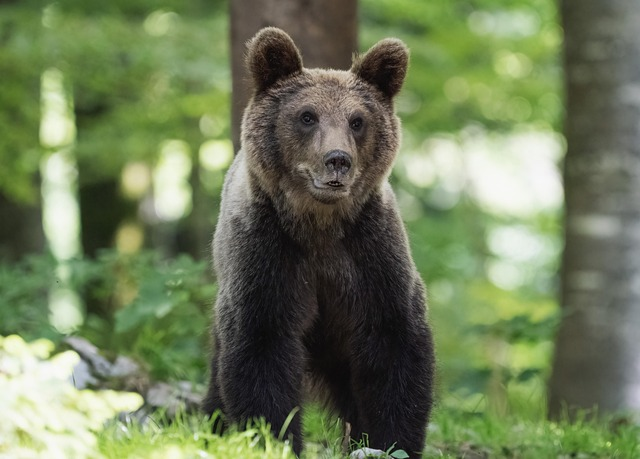
#> input picture Suka.jpg, 640 x 459 px
$ python SiftOrb.py
#> lines starting #> are read from the running program, lines starting #| are printed output that depends on the picture
import cv2
import numpy as np


image = cv2.imread('Suka.jpg', cv2.IMREAD_GRAYSCALE)
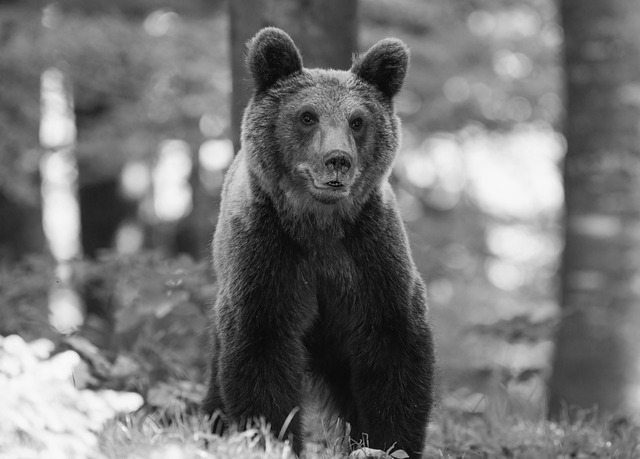
#> image: shape (459, 640); min 0, max 250, mean 115.5

# Criar o objeto SIFT
sift = cv2.SIFT_create()

# Detectar e computar características
keypoints, descriptors = sift.detectAndCompute(image, None)
#> keypoints = 880 keypoints; strongest (x, y, size): (61, 221, 28.5), (104, 206, 37.8), (65, 312, 20.9), (56, 124, 24.4)

# Desenhar keypoints na imagem
imagem_sift = cv2.drawKeypoints(image, keypoints, None)
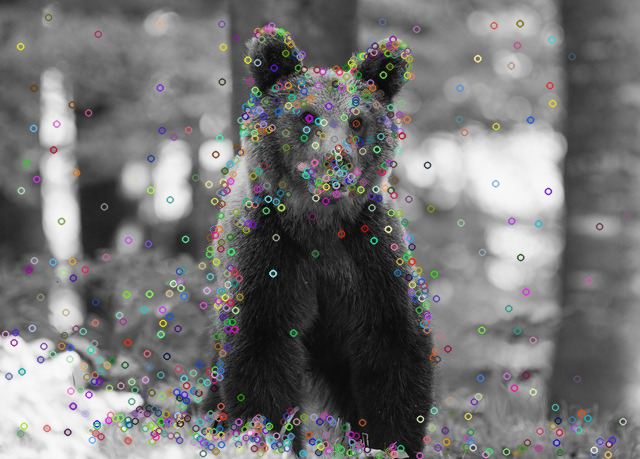
#> imagem_sift: shape (459, 640, 3); mean of channels 0, 1, 2 116, 116, 116.2; drawn as B, G, R

# Exibir resultados
cv2.imshow('SIFT', imagem_sift)
cv2.waitKey(0)
cv2.destroyAllWindows()

# Criar o objeto ORB
orb = cv2.ORB_create()

# Detectar e computar características
keypoints, descriptors = orb.detectAndCompute(image, None)
#> keypoints = 500 keypoints; strongest (x, y, size): (140, 399, 53.6), (304, 68, 31), (304, 69, 44.6), (349, 71, 31)

# Desenhar keypoints na imagem
imagem_orb = cv2.drawKeypoints(image, keypoints, None, color=(0, 255, 0))
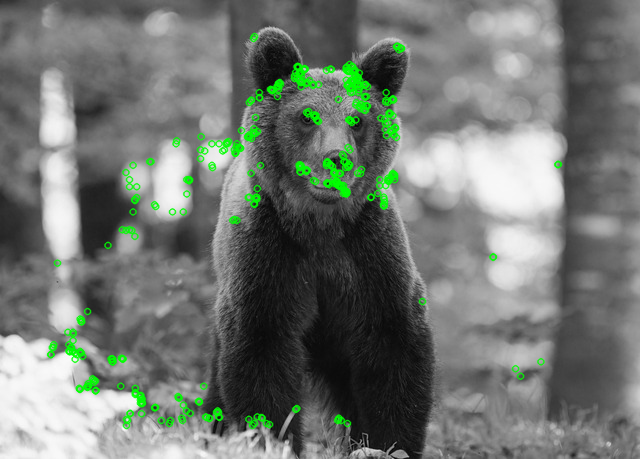
#> imagem_orb: shape (459, 640, 3); mean of channels 0, 1, 2 112.9, 118.7, 112.9; drawn as B, G, R

# Exibir resultados
cv2.imshow('ORB', imagem_orb)
cv2.waitKey(0)
cv2.destroyAllWindows()

$ run again, with Gugu.jpg copied over Suka.jpg
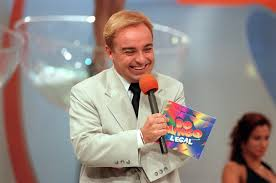
#> input picture Gugu.jpg, 276 x 183 px
#> `keypoints, descriptors = sift.detectAndCompute(image, None)`: keypoints = 256 keypoints; strongest (x, y, size): (135, 103, 6.4), (135, 87, 7.9), (91, 19, 4.8), (130, 88, 2.4)
#> `imagem_sift = cv2.drawKeypoints(image, keypoints, None)`:
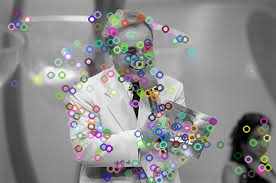
#> imagem_sift: shape (183, 276, 3); mean of channels 0, 1, 2 140.4, 140.3, 140.4; drawn as B, G, R
#> `keypoints, descriptors = orb.detectAndCompute(image, None)`: keypoints = 390 keypoints; strongest (x, y, size): (129, 88, 31), (184, 138, 31), (190, 140, 31), (128, 89, 37.2)
#> `imagem_orb = cv2.drawKeypoints(image, keypoints, None, color=(0, 255, ..`:
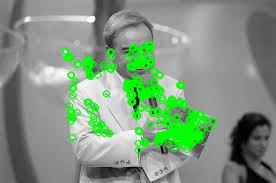
#> imagem_orb: shape (183, 276, 3); mean of channels 0, 1, 2 128.5, 150.6, 128.5; drawn as B, G, R

$ run again, with q-mira-bobo.jpg copied over Suka.jpg
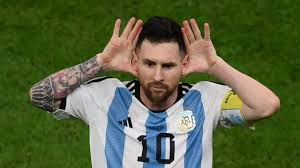
#> input picture q-mira-bobo.jpg, 300 x 168 px
#> `keypoints, descriptors = sift.detectAndCompute(image, None)`: keypoints = 304 keypoints; strongest (x, y, size): (184, 92, 1.9), (131, 126, 2.4), (133, 85, 2), (171, 136, 3.8)
#> `imagem_sift = cv2.drawKeypoints(image, keypoints, None)`:
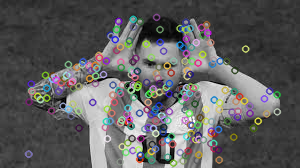
#> imagem_sift: shape (168, 300, 3); mean of channels 0, 1, 2 94.4, 94.2, 94.5; drawn as B, G, R
#> `keypoints, descriptors = orb.detectAndCompute(image, None)`: keypoints = 407 keypoints; strongest (x, y, size): (173, 136, 31), (131, 126, 31), (127, 122, 37.2), (127, 127, 31)
#> `imagem_orb = cv2.drawKeypoints(image, keypoints, None, color=(0, 255, ..`:
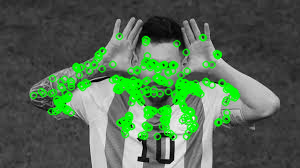
#> imagem_orb: shape (168, 300, 3); mean of channels 0, 1, 2 82.1, 105.7, 82.1; drawn as B, G, R
